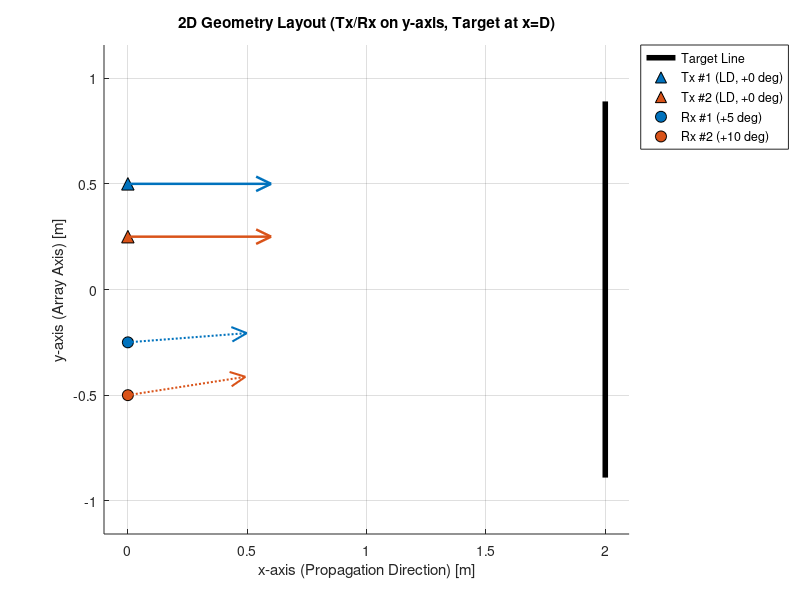
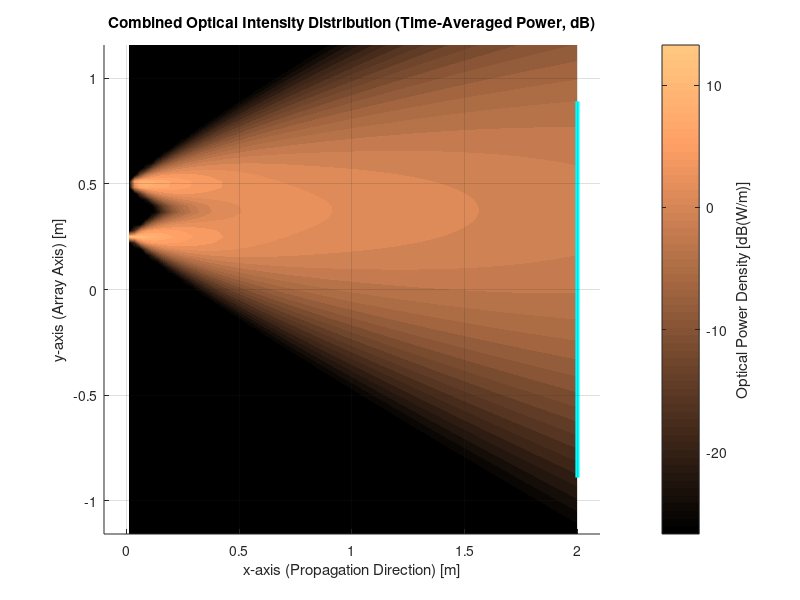
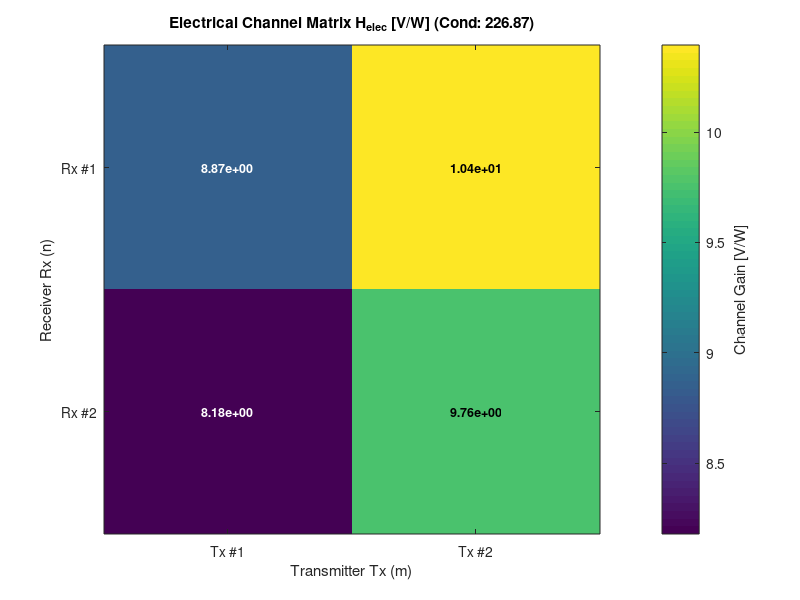
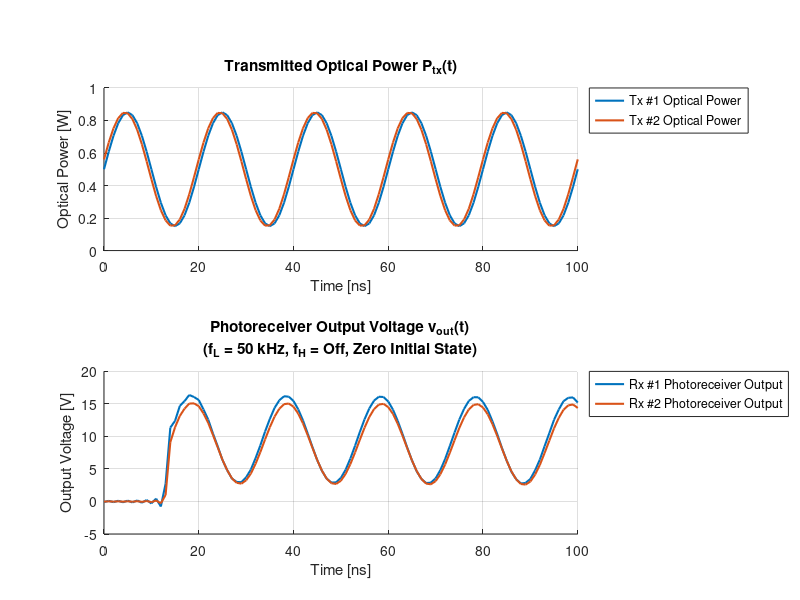

Recreate these plots in MATLAB, in order.
% =========================================================================
% 関数名: optical_mimo_simulation
%
% 【関数呼び出し形式】
%   [y, H_elec, H_opt, info] = optical_mimo_simulation(x, params);
%
% 【概要】
% 純粋な2次元直交座標系 (x, y) における光MIMO（インコヒーレント光・LiDAR反射型）
% 空間伝搬シミュレーション関数。
% 光路長差による伝搬時間遅延（Time of Flight: TOF）およびマルチパス広がりを
% 周波数領域複素伝達関数 H(f) により厳密にモデル化。
%
% 【2次元座標系の定義】
%   - x 軸: 前方進行方向（右向き正面が 0 度、距離 [m]）
%   - y 軸: アレイ配置・横方向軸 [m]
%   - 偏角 theta: 正面 (+x 方向) を 0 度とした xy 平面内の回転角 [deg]
%   - 光源 (Tx) / 受光器 (Rx): y 軸上 (x = 0) に配置
%   - 反射ターゲット: x = D に位置する y 軸方向の線分（微小線素パッチ分割）
%   - 空間光強度: 各座標 (x, y) における合成光パワー密度 [W/m]
%
% 【受光回路モデル】
%   - 受光モジュール (APD + 内蔵アンプ) の帯域を 1次HPF (低域遮断 hpf_cutoff) と
%     1次LPF (高域遮断 lpf_cutoff) で模擬 (例: 浜松ホトニクス C5658 = 0.05 MHz ～ 1 GHz)
%   - params.initial_state により送受信の初期状態を選択
%       'zero'  : t < 0 は無送信・受光回路は静止状態（光の到達遅延・点灯直後の過渡を観測）
%       'steady': 入力 x を1周期として繰り返し送信している定常状態
%                 （x の長さは信号周期の整数倍とすること）
% =========================================================================

function [y, H_elec, H_opt, info] = optical_mimo_simulation(x, params)

% ---------------------------------------------------------------------
% 1. 入力引数の検証およびパラメータの補完
% ---------------------------------------------------------------------
default_params = get_default_params();
if nargin < 2 || isempty(params)
params = default_params;
else
params = fill_missing_fields(params, default_params);
end

% 旧パラメータ dc_block との互換: dc_block = false が指定された場合は HPF を無効化
if isfield(params.rx_common, 'dc_block') && ~params.rx_common.dc_block
params.rx_common.hpf_cutoff = 0;
end

% ---------------------------------------------------------------------
% 2. 入力光信号 x の次元チェックと時間軸 t_vec の生成
% ---------------------------------------------------------------------
M_expected = length(params.tx_array);

if nargin < 1 || isempty(x)
% デフォルトテスト波形: 50 MHz 高周波正弦波、Tx #2 は位相 10 度ずらし
fs = params.fs;
t_vec = 0:(1/fs):100e-9;
num_samples = length(t_vec);
x = zeros(M_expected, num_samples);
f_carrier = 50.0e6;
for m = 1:M_expected
phase_offset = (m - 1) * (10.0 * pi / 180);
x(m, :) = 0.5 + 0.35 * sin(2 * pi * f_carrier * t_vec + phase_offset);
end
else
% 入力信号が転置されている場合の補正 (M x 1 を期待)
if size(x, 1) == 1 && size(x, 2) == M_expected
x = x.';
end
num_samples = size(x, 2);
if num_samples > 1
t_vec = (0:(num_samples - 1)) / params.fs;
else
t_vec = 0;  % 静的スナップショット
end
end

% ---------------------------------------------------------------------
% 3. 2次元反射ターゲット幾何（線分パッチ群）の生成
% ---------------------------------------------------------------------
target_geo = generate_target_geometry_2d(params.target);

% ---------------------------------------------------------------------
% 4. 2次元光チャネル行列 H_opt およびパッチ別遅延データの計算
% ---------------------------------------------------------------------
[H_opt, patch_data] = calculate_optical_channel_2d(params.tx_array, params.rx_array, ...
target_geo, params.rx_common, ...
params.medium_extinction);

% ---------------------------------------------------------------------
% 5. 静的電気チャネル行列 H_elec の計算 (DC / 準静的極限ゲイン)
% ---------------------------------------------------------------------
G_tia = params.rx_common.tia_gain;
R_resp = params.rx_common.responsivity;
H_elec = G_tia * R_resp * H_opt;

% ---------------------------------------------------------------------
% 6. 受光出力信号 y の算出（TOF伝搬遅延モデル対応）
% ---------------------------------------------------------------------
c_speed = 2.99792458e8 / params.refractive_index;
is_steady = strcmpi(params.initial_state, 'steady');

if num_samples > 1
% 時系列信号: パッチごとの伝搬遅延と受光回路の周波数特性を周波数領域伝達関数 H(f) で畳み込み
%   steady: 巡回畳み込み（周期送信の定常状態）、HPF も定常応答として周波数領域で適用
%   zero  : 線形畳み込み、HPF は時定数が解析区間より長いため時間領域の零初期状態 IIR で適用
dH_elec_patches = G_tia * R_resp * patch_data.dH;
tau_patches = patch_data.path_length / c_speed;
y_rx = simulate_tof_propagation(x, dH_elec_patches, tau_patches, params.fs, ...
params.rx_common, is_steady);
if ~is_steady
y_rx = apply_rx_highpass_zero_state(y_rx, params.rx_common.hpf_cutoff, params.fs);
end
else
% 静的スナップショット: 遅延は位相に影響しないため実数行列の瞬時積
% (DC解析のため、HPF 有効時は定常状態で DC 成分が遮断され出力 0)
y_rx = H_elec * x;
if params.rx_common.hpf_cutoff > 0
y_rx = zeros(size(y_rx));
end
end

y = apply_channel_noise(y_rx, params.noise_params);

% ---------------------------------------------------------------------
% 7. チャネル解析情報の収集
% ---------------------------------------------------------------------
sing_vals = svd(H_elec);
cond_num = cond(H_elec);

info.singular_values = sing_vals;
info.condition_number = cond_num;
info.rank = rank(H_elec);
info.target_geometry = target_geo;
info.H_optical = H_opt;
info.H_electrical = H_elec;
info.time_vector = t_vec;
info.patch_data = patch_data;

% ---------------------------------------------------------------------
% 8. 可視化レンダリング（enable_plot が true の場合のみ実行）
% ---------------------------------------------------------------------
if isfield(params, 'enable_plot') && params.enable_plot
render_simulation_visuals_2d(params, target_geo, H_elec, x, y, t_vec, cond_num);
end

end

% =========================================================================
% 内部関数群: 2次元デフォルトパラメータの取得 (2Tx x 2Rx)
% =========================================================================
function p = get_default_params()
p.medium_extinction = 0.0;     % 消散係数 (0.0: 空気中, >0: 水中 [1/m])
p.refractive_index = 1.0;      % 媒体屈折率 (空気中: 1.0, 純水: 1.33)
p.fs = 1.0e9;                  % サンプリング周波数 [Hz] (1 GHz)
p.initial_state = 'zero';      % 送受信の初期状態 ('zero': t<0 は無送信, 'steady': x の周期送信の定常状態)
p.enable_plot = true;          % 可視化フラグ
p.intensity_plot_scale = 'dB'; % 光強度分布図の表示スケール ('dB' または 'linear')
p.intensity_db_range = 40.0;   % dB表示時のダイナミックレンジ [dB] (最大値からの表示下限)

% 送信アレイ (Tx: x=0 の y軸上に配置, ターゲット平板に対し垂直 0 deg)
% Tx #1: (0, 0.50) [m]
p.tx_array(1).pos = [0.0,  0.50];
p.tx_array(1).type = 'LD';
p.tx_array(1).pointing_deg = 0.0;
p.tx_array(1).fwhm = 25.0;

% Tx #2: (0, 0.25) [m]
p.tx_array(2).pos = [0.0,  0.25];
p.tx_array(2).type = 'LD';
p.tx_array(2).pointing_deg = 0.0;
p.tx_array(2).fwhm = 25.0;

% 受光アレイ (Rx: x=0 の y軸上に配置)
% Rx #1: (0, -0.25) [m], 内向き +5 deg
p.rx_array(1).pos = [0.0, -0.25];
p.rx_array(1).pointing_deg =   5.0;

% Rx #2: (0, -0.50) [m], 内向き +10 deg
p.rx_array(2).pos = [0.0, -0.50];
p.rx_array(2).pointing_deg =  10.0;

% 受光器共通仕様 (2D受光開口幅)
p.rx_common.aperture_width = 0.01;         % 2D受光開口幅 [m] (10mm)
p.rx_common.fov_deg = 45.0;                % 視野角 半角 [deg]
p.rx_common.responsivity = 0.60;           % PD感度 [A/W]
p.rx_common.tia_gain = 1.0e4;              % TIAゲイン [V/A]
p.rx_common.hpf_cutoff = 0.05e6;           % 受光回路の低域遮断周波数 [Hz] (1次HPF, 0: 無効) C5658: 0.05 MHz
p.rx_common.lpf_cutoff = 0;                % 受光回路の高域遮断周波数 [Hz] (1次LPF, 0: 無効) C5658: 1 GHz

% 反射ターゲット (x = distance に置かれた y軸方向の線分壁)
p.target.distance = 2.0;                   % x 軸距離 [m]
p.target.length = 1.8;                     % y 方向の長さ [m]
p.target.num_patches = 90;                 % 分割パッチ数 (線素数)
p.target.reflectance = 0.80;               % 拡散反射率 (rho = 0.8)

% ノイズ設定
p.noise_params.enable = false;
p.noise_params.snr_db = 30.0;
end

% =========================================================================
% 内部関数: 未定義パラメータの再帰的補完
% =========================================================================
function user_s = fill_missing_fields(user_s, def_s)
if ~isstruct(user_s)
user_s = def_s;
return;
end

fnames = fieldnames(def_s);
for i = 1:length(fnames)
f = fnames{i};
if ~isfield(user_s, f)
user_s.(f) = def_s.(f);
else
if isstruct(def_s.(f)) && isstruct(user_s.(f)) && ...
numel(def_s.(f)) == 1 && numel(user_s.(f)) == 1
user_s.(f) = fill_missing_fields(user_s.(f), def_s.(f));
end
end
end
end

% =========================================================================
% 内部関数: 2次元反射ターゲット線分パッチ生成
% =========================================================================
function target = generate_target_geometry_2d(t_params)
K = t_params.num_patches;
L = t_params.length;
D = t_params.distance;

y_edges = linspace(-L / 2, L / 2, K + 1);
y_centers = (y_edges(1:end-1) + y_edges(2:end)) / 2;
dl = L / K;

target.p = zeros(K, 2);
target.p(:, 1) = D;                        % x 座標 (距離 D)
target.p(:, 2) = y_centers(:);             % y 座標
target.n = repmat([-1.0, 0.0], K, 1);      % 法線は正面を向く (-x 方向)
target.dl = dl * ones(K, 1);               % 各パッチの線素長 [m]
target.rho = t_params.reflectance;
end

% =========================================================================
% 内部関数: 2次元光伝搬結合係数およびパッチ別光路長の計算
% =========================================================================
function [H_opt, patch_data] = calculate_optical_channel_2d(tx_array, rx_array, target, rx_common, c_ext)
M = length(tx_array);
N = length(rx_array);
K = size(target.p, 1);

H_opt = zeros(N, M);
dH_tensor = zeros(N, M, K);
path_tensor = zeros(N, M, K);

for m = 1:M
tx_pos = tx_array(m).pos(1:2);
pointing_tx = tx_array(m).pointing_deg;
v_tx = [cosd(pointing_tx), sind(pointing_tx)];
fwhm_m = tx_array(m).fwhm;
type_m = tx_array(m).type;

% Tx_m から全パッチへの幾何計算
d1_vec = target.p - repmat(tx_pos, K, 1);
r1 = sqrt(sum(d1_vec.^2, 2));
u1 = d1_vec ./ repmat(max(r1, 1e-6), 1, 2);

cos_alpha = sum(repmat(v_tx, K, 1) .* u1, 2);
cos_alpha = max(min(cos_alpha, 1.0), -1.0);
alpha_deg = acosd(cos_alpha);

cos_psi1 = sum(-u1 .* target.n, 2);
cos_psi1 = max(cos_psi1, 0.0);

R_tx = eval_tx_radiation_2d(alpha_deg, fwhm_m, type_m);
E_patch = (R_tx .* cos_psi1 ./ max(r1, 1e-6)) .* exp(-c_ext * r1);

for n = 1:N
    rx_pos = rx_array(n).pos(1:2);
    pointing_rx = rx_array(n).pointing_deg;
    v_rx = [cosd(pointing_rx), sind(pointing_rx)];

    % パッチから Rx_n への幾何計算
    d2_vec = repmat(rx_pos, K, 1) - target.p;
    r2 = sqrt(sum(d2_vec.^2, 2));
    u2 = d2_vec ./ repmat(max(r2, 1e-6), 1, 2);

    cos_theta2 = sum(u2 .* target.n, 2);
    cos_theta2 = max(cos_theta2, 0.0);

    cos_psi2 = sum(-u2 .* repmat(v_rx, K, 1), 2);
    cos_psi2 = max(min(cos_psi2, 1.0), -1.0);
    psi2_deg = acosd(cos_psi2);

    fov_mask = double(psi2_deg <= rx_common.fov_deg);

    dH = (E_patch * (target.rho / 2.0)) .* ...
         (cos_theta2 .* cos_psi2 ./ max(r2, 1e-6)) .* ...
         rx_common.aperture_width .* exp(-c_ext * r2) .* fov_mask .* target.dl;

    H_opt(n, m) = sum(dH);
    dH_tensor(n, m, :) = dH;
    path_tensor(n, m, :) = r1 + r2;   % 往復光路長 [m]
end


end

patch_data.dH = dH_tensor;
patch_data.path_length = path_tensor;
end

% =========================================================================
% 内部関数: TOF周波数領域伝達関数による時系列信号の厳密伝搬シミュレーション
%   is_periodic = true : x を1周期とする周期送信の定常状態（巡回畳み込み、HPF も周波数領域で適用）
%   is_periodic = false: t < 0 は無送信（ゼロパディングによる線形畳み込み、HPF は呼び出し側で適用）
% =========================================================================
function y_out = simulate_tof_propagation(x, dH_elec_patches, tau_patches, fs, rx_common, is_periodic)
[M, num_samples] = size(x);
N = size(dH_elec_patches, 1);

if is_periodic
n_pad = 0;
else
max_tau = max(tau_patches(:));
n_pad = ceil(max_tau * fs) + 64;
end
n_fft = num_samples + n_pad;

% 正の周波数ベクトル（DCからナイキスト周波数まで）
num_pos = floor(n_fft / 2) + 1;
f_pos = (0:(num_pos - 1)) * (fs / n_fft);

% 受光回路の周波数特性（LPF、定常状態では HPF も含む）
H_rx_half = eval_rx_frequency_response(f_pos, rx_common, is_periodic);

y_out = zeros(N, num_samples);

% 送信波形をゼロパディングしてFFT（定常状態ではパディングなしの巡回畳み込み）
X_fft = zeros(M, n_fft);
for m = 1:M
x_padded = [x(m, :), zeros(1, n_pad)];
X_fft(m, :) = fft(x_padded);
end

for n = 1:N
Y_fft_n = zeros(1, n_fft);
for m = 1:M
dH_km = squeeze(dH_elec_patches(n, m, :));     % [K x 1]
tau_km = squeeze(tau_patches(n, m, :));         % [K x 1]

    % 各パッチの位相回転 exp(-j 2*pi*f*tau) を積分した伝達関数 H(f)
    phase_mat = -2.0 * pi * (tau_km * f_pos);       % [K x num_pos]
    H_half = sum(repmat(dH_km, 1, num_pos) .* exp(1i * phase_mat), 1) .* H_rx_half;

    % エルミート対称性を持たせて全周波数ベクトルを構築
    H_full = zeros(1, n_fft);
    H_full(1:num_pos) = H_half;
    if mod(n_fft, 2) == 0
        H_full((num_pos + 1):n_fft) = conj(H_half(end-1:-1:2));
    else
        H_full((num_pos + 1):n_fft) = conj(H_half(end:-1:2));
    end

    Y_fft_n = Y_fft_n + X_fft(m, :) .* H_full;
end
y_time = real(ifft(Y_fft_n));
y_out(n, :) = y_time(1:num_samples);


end
end

% =========================================================================
% 内部関数: 2次元放射パターン評価 (LED / LD)
%   戻り値 R(alpha) [1/rad] は -90 ～ +90 deg の角度積分が 1 となるよう正規化。
%   送信光パワー P [W] に対する放射強度は P * R(alpha) [W/rad] となる。
% =========================================================================
function R = eval_tx_radiation_2d(alpha_deg, fwhm_deg, type)
if strcmpi(type, 'LED')
cos_half = cosd(min(fwhm_deg / 2.0, 89.0));
m_order = -log(2.0) / log(cos_half);
% 正規化積分: int_{-pi/2}^{pi/2} cos^m(a) da = sqrt(pi) * Gamma((m+1)/2) / Gamma(m/2+1)
norm_int = sqrt(pi) * exp(gammaln((m_order + 1) / 2) - gammaln(m_order / 2 + 1));
rad = alpha_deg * (pi / 180.0);
R = zeros(size(alpha_deg));
valid = abs(alpha_deg) <= 90.0;
R(valid) = (cos(rad(valid)).^m_order) / norm_int;
else
sigma = (fwhm_deg / 2.0) / sqrt(2 * log(2));
% 正規化積分: int_{-pi/2}^{pi/2} exp(-a^2 / (2 sigma^2)) da
sigma_rad = sigma * (pi / 180.0);
norm_int = sqrt(2 * pi) * sigma_rad * erf((pi / 2) / (sqrt(2) * sigma_rad));
R = exp(-0.5 * (alpha_deg ./ sigma).^2) / norm_int;
R(abs(alpha_deg) > 90.0) = 0.0;
end
end

% =========================================================================
% 内部関数: 受光回路の周波数特性 (1次LPF・1次HPF のアナログ伝達関数)
%   H_LPF(f) = 1 / (1 + j f / f_H),  H_HPF(f) = (j f / f_L) / (1 + j f / f_L)
% =========================================================================
function H_rx = eval_rx_frequency_response(f, rx_common, include_hpf)
H_rx = ones(size(f));

f_H = rx_common.lpf_cutoff;
if f_H > 0 && isfinite(f_H)
H_rx = H_rx ./ (1 + 1i * f / f_H);
end

f_L = rx_common.hpf_cutoff;
if include_hpf && f_L > 0
jf = 1i * f / f_L;
H_rx = H_rx .* (jf ./ (1 + jf));
end
end

% =========================================================================
% 内部関数: 受光回路 1次HPF（AC結合）の零初期状態応答
%   t < 0 で回路が静止している状態から、因果的な IIR フィルタとして時間領域で適用。
%   HPF の時定数 1/(2 pi f_L) は解析区間より十分長いため、周波数領域ではなく
%   双一次変換（プリワーピング付き）による時間領域処理とする。
% =========================================================================
function y_out = apply_rx_highpass_zero_state(y_in, f_L, fs)
y_out = y_in;
if f_L <= 0
return;
end

K = tan(pi * f_L / fs);
b = [1, -1] / (1 + K);
a = [1, (K - 1) / (1 + K)];
for n = 1:size(y_in, 1)
y_out(n, :) = filter(b, a, y_in(n, :));
end
end

% =========================================================================
% 内部関数: チャネル雑音の付加
% =========================================================================
function y_out = apply_channel_noise(y_in, noise_params)
if ~isfield(noise_params, 'enable') || ~noise_params.enable
y_out = y_in;
return;
end

y_out = y_in;
if isfield(noise_params, 'snr_db')
snr_linear = 10^(noise_params.snr_db / 10);
sig_power = mean(y_in(:).^2);
if sig_power <= 0
sig_power = 1.0;
end
noise_var = sig_power / max(snr_linear, 1e-12);
noise = sqrt(noise_var) * randn(size(y_in));
y_out = y_out + noise;
end
end

% =========================================================================
% 内部関数: 2次元可視化レンダリング（1グラフ1Figure、波形は上下1Figure）
% =========================================================================
function render_simulation_visuals_2d(params, target, H_elec, X, Y, t, cond_num)
M = length(params.tx_array);
N = length(params.rx_array);

colors_tx = lines(max(M, 3));
colors_rx = lines(max(N, 5));

D_target = target.p(1, 1);
y_min_t  = min(target.p(:, 2));
y_max_t  = max(target.p(:, 2));

% 表示範囲: ターゲット・Tx・Rx の y 座標をすべて含み、距離 D に応じた余白を付加
y_all = [y_min_t, y_max_t, ...
arrayfun(@(s) s.pos(2), params.tx_array), ...
arrayfun(@(s) s.pos(2), params.rx_array)];
y_margin = 0.15 * max(max(y_all) - min(y_all), 0.05 * D_target);
y_lim_plot = [min(y_all) - y_margin, max(y_all) + y_margin];
x_margin = 0.05 * D_target;

% ---------------------------------------------------------------------
% Figure 1: 2D幾何配置図 (2D Geometry Layout)
%   距離 D と y 方向の広がりの比が大きくても潰れないよう axis equal は使わない
%   (矢印は実際の指向方向を示すが、x と y の縮尺は一致しない)
% ---------------------------------------------------------------------
figure('Name', 'Optical MIMO 2D - Geometry Layout', ...
'NumberTitle', 'off', 'Position', [50, 480, 580, 420]);
hold on; grid on;
xlabel('x-axis (Propagation Direction) [m]');
ylabel('y-axis (Array Axis) [m]');
title('2D Geometry Layout (Tx/Rx on y-axis, Target at x=D)');

plot([D_target, D_target], [y_min_t, y_max_t], 'k-', 'LineWidth', 4.0, 'DisplayName', 'Target Line');

len_arrow_tx = 0.30 * D_target;   % Tx 矢印幹の長さ [m] (ターゲット距離に比例)
len_arrow_rx = 0.25 * D_target;   % Rx 矢印幹の長さ [m] (ターゲット距離に比例)

for m = 1:M
pos = params.tx_array(m).pos;
theta = params.tx_array(m).pointing_deg;
plot(pos(1), pos(2), '^', 'MarkerSize', 9, ...
'MarkerFaceColor', colors_tx(m, :), 'Color', 'k', ...
'DisplayName', sprintf('Tx #%d (%s, %+.0f deg)', m, params.tx_array(m).type, theta));
end

for n = 1:N
pos = params.rx_array(n).pos;
theta = params.rx_array(n).pointing_deg;
plot(pos(1), pos(2), 'o', 'MarkerSize', 8, ...
'MarkerFaceColor', colors_rx(n, :), 'Color', 'k', ...
'DisplayName', sprintf('Rx #%d (%+.0f deg)', n, theta));
end
legend('Location', 'northeastoutside');
xlim([-x_margin, D_target + x_margin]);
ylim(y_lim_plot);

% 矢印は凡例・表示範囲の確定後に描画（矢じりの形状を画面上で一定に保つため）
for m = 1:M
theta = params.tx_array(m).pointing_deg;
draw_pointing_arrow_2d(params.tx_array(m).pos, [cosd(theta), sind(theta)], len_arrow_tx, ...
    colors_tx(m, :), '-', 1.8);
end

for n = 1:N
% Rx 矢印: 細かく密なドット点線 (':')
theta = params.rx_array(n).pointing_deg;
draw_pointing_arrow_2d(params.rx_array(n).pos, [cosd(theta), sind(theta)], len_arrow_rx, ...
    colors_rx(n, :), ':', 1.5);
end

% ---------------------------------------------------------------------
% Figure 2: 空間 (x, y) における合成光強度分布ヒートマップ
% ---------------------------------------------------------------------
figure('Name', 'Optical MIMO 2D - Optical Intensity Distribution', ...
'NumberTitle', 'off', 'Position', [650, 480, 600, 420]);
hold on; grid on;

num_samples = size(X, 2);
if num_samples > 1
P_weights = mean(X, 2);
weight_mode_str = 'Time-Averaged Power';
else
P_weights = X;
weight_mode_str = 'Static Power';
end

gx = linspace(0.01, D_target, 80);
gy = linspace(y_lim_plot(1), y_lim_plot(2), 80);
[GX, GY] = meshgrid(gx, gy);
field_intensity = zeros(size(GX));

for m = 1:M
t_pos = params.tx_array(m).pos;
v_m = [cosd(params.tx_array(m).pointing_deg), sind(params.tx_array(m).pointing_deg)];
dx = GX - t_pos(1);
dy = GY - t_pos(2);
dist = sqrt(dx.^2 + dy.^2);
cos_ang = (dx * v_m(1) + dy * v_m(2)) ./ max(dist, 1e-6);
ang = acosd(max(min(cos_ang, 1.0), -1.0));
rad_pat = eval_tx_radiation_2d(ang, params.tx_array(m).fwhm, params.tx_array(m).type);

field_intensity = field_intensity + ...
    P_weights(m) * (rad_pat ./ max(dist, 0.05)) .* exp(-params.medium_extinction * dist);


end

use_db = strcmpi(params.intensity_plot_scale, 'dB');
if use_db
% dB表示: 最大値から intensity_db_range [dB] 下までを表示範囲とする
I_max = max(field_intensity(:));
if I_max <= 0
    I_max = 1e-30;
end
db_top = 10 * log10(I_max);
db_floor = db_top - params.intensity_db_range;
field_plot = 10 * log10(max(field_intensity, 10^(db_floor / 10)));
cb_label_str = 'Optical Power Density [dB(W/m)]';
scale_str = 'dB';
else
field_plot = field_intensity;
cb_label_str = 'Optical Power Density [W/m]';
scale_str = 'Linear';
end

contourf(GX, GY, field_plot, 25, 'LineStyle', 'none');
h_cb_field = colorbar;
ylabel(h_cb_field, cb_label_str);
if use_db
caxis([db_floor, db_top]);
end
try
colormap(gca, 'copper');
catch
colormap('copper');
end
plot([D_target, D_target], [y_min_t, y_max_t], 'c-', 'LineWidth', 3.0);
title(sprintf('Combined Optical Intensity Distribution (%s, %s)', weight_mode_str, scale_str));
xlabel('x-axis (Propagation Direction) [m]');
ylabel('y-axis (Array Axis) [m]');
xlim([-x_margin, D_target + x_margin]);
ylim(y_lim_plot);

% ---------------------------------------------------------------------
% Figure 3: 電気チャネル行列 H_elec ヒートマップ (DC極限)
% ---------------------------------------------------------------------
figure('Name', 'Optical MIMO 2D - Electrical Channel Matrix', ...
'NumberTitle', 'off', 'Position', [50, 40, 580, 390]);
imagesc(H_elec);
h_cb = colorbar;
ylabel(h_cb, 'Channel Gain [V/W]');
title(sprintf('Electrical Channel Matrix H_{elec} [V/W] (Cond: %.2f)', cond_num));
xlabel('Transmitter Tx (m)');
ylabel('Receiver Rx (n)');
set(gca, 'XTick', 1:M, 'YTick', 1:N);
set(gca, 'XTickLabel', arrayfun(@(i) sprintf('Tx #%d', i), 1:M, 'UniformOutput', false));
set(gca, 'YTickLabel', arrayfun(@(i) sprintf('Rx #%d', i), 1:N, 'UniformOutput', false));

h_min = min(H_elec(:));
h_max = max(H_elec(:));
h_range = max(h_max - h_min, 1e-12);
for n = 1:N
for m = 1:M
val = H_elec(n, m);
norm_val = (val - h_min) / h_range;
if norm_val > 0.55
text_col = 'k';
else
text_col = 'w';
end
text(m, n, sprintf('%.2e', val), ...
'HorizontalAlignment', 'center', 'Color', text_col, 'FontWeight', 'bold', 'FontSize', 9);
end
end

% ---------------------------------------------------------------------
% Figure 4: 送信光パワー波形（上段）および受光モジュール出力電圧波形（下段）
% ---------------------------------------------------------------------
figure('Name', 'Optical MIMO 2D - Transmitted Power and Photoreceiver Output', ...
'NumberTitle', 'off', 'Position', [650, 40, 760, 560]);

% 受光回路の帯域・初期状態の表示文字列
if strcmpi(params.initial_state, 'steady')
state_str = 'Steady State';
else
state_str = 'Zero Initial State';
end
rx_band_str = sprintf('f_L = %s, f_H = %s', ...
format_freq_str(params.rx_common.hpf_cutoff), format_freq_str(params.rx_common.lpf_cutoff));

if length(t) > 1
t_max = max(t);
if t_max < 1.0e-6
t_scale = 1.0e9;
t_unit = 'ns';
elseif t_max < 1.0e-3
t_scale = 1.0e6;
t_unit = 'us';
else
t_scale = 1.0e3;
t_unit = 'ms';
end
t_disp = t * t_scale;

% 上段: 送信光パワー波形 P_tx(t)
ax_tx = subplot(2, 1, 1);
hold on; grid on;
for m = 1:M
    plot(t_disp, X(m, :), 'LineWidth', 1.5, 'Color', colors_tx(m, :), ...
        'DisplayName', sprintf('Tx #%d Optical Power', m));
end
xlabel(sprintf('Time [%s]', t_unit));
ylabel('Optical Power [W]');
xlim([0, max(t_disp)]);
title('Transmitted Optical Power P_{tx}(t)');
legend('Location', 'northeastoutside');

% 下段: 受光モジュール出力電圧波形 v_out(t)
ax_rx = subplot(2, 1, 2);
hold on; grid on;
for n = 1:N
    plot(t_disp, Y(n, :), 'LineWidth', 1.5, 'Color', colors_rx(n, :), ...
        'DisplayName', sprintf('Rx #%d Photoreceiver Output', n));
end
xlabel(sprintf('Time [%s]', t_unit));
ylabel('Output Voltage [V]');
xlim([0, max(t_disp)]);
title({'Photoreceiver Output Voltage v_{out}(t)', sprintf('(%s, %s)', rx_band_str, state_str)});
legend('Location', 'northeastoutside');

% 凡例を軸の外に置いた上で、上下の時間軸の幅をそろえる
drawnow;
pos_tx = get(ax_tx, 'Position');
pos_rx = get(ax_rx, 'Position');
ax_width = min(pos_tx(3), pos_rx(3));
set(ax_tx, 'Position', [pos_tx(1), pos_tx(2), ax_width, pos_tx(4)]);
set(ax_rx, 'Position', [pos_rx(1), pos_rx(2), ax_width, pos_rx(4)]);


else
subplot(2, 1, 1);
bar(1:M, X, 'FaceColor', [0.85, 0.45, 0.2]);
xlabel('Transmitter Tx (m)');
ylabel('Optical Power [W]');
set(gca, 'XTick', 1:M);
set(gca, 'XTickLabel', arrayfun(@(i) sprintf('Tx #%d', i), 1:M, 'UniformOutput', false));
title('Transmitted Static Optical Power P_{tx}');

subplot(2, 1, 2);
bar(1:N, Y, 'FaceColor', [0.2, 0.5, 0.8]);
xlabel('Receiver Rx (n)');
ylabel('Output Voltage [V]');
set(gca, 'XTick', 1:N);
set(gca, 'XTickLabel', arrayfun(@(i) sprintf('Rx #%d', i), 1:N, 'UniformOutput', false));
title({'Photoreceiver Static Output Voltage v_{out}', sprintf('(%s, DC Analysis)', rx_band_str)});


end

end

% =========================================================================
% 内部関数: 指向方向矢印の描画（x, y の縮尺が異なる軸でも矢じり形状を一定に保つ）
%   矢印の幹はデータ座標上の実際の指向方向に描き、矢じりは画面ピクセル座標で
%   一定の大きさ・開き角となるよう計算してデータ座標に戻す。
% =========================================================================
function draw_pointing_arrow_2d(p0, v_dir, len, color, line_style, line_width)
p0 = p0(1:2);
tip = p0 + len * v_dir;

% 現在の軸における 1 ピクセルあたりのデータ量 [m/px]
drawnow;
ax = gca;
old_units = get(ax, 'Units');
set(ax, 'Units', 'pixels');
ax_pos = get(ax, 'Position');
set(ax, 'Units', old_units);
x_lim = get(ax, 'XLim');
y_lim = get(ax, 'YLim');
s_px = [diff(x_lim) / ax_pos(3), diff(y_lim) / ax_pos(4)];

% 矢印をピクセル座標に変換し、矢じりの2辺を求める
d_px = (tip - p0) ./ s_px;
L_px = norm(d_px);
if L_px <= 0
return;
end
u_px = d_px / L_px;
head_px = min(12.0, 0.35 * L_px);      % 矢じりの長さ [px]
head_ang = 25.0;                        % 矢じりの開き半角 [deg]
rot_p = [cosd(head_ang), -sind(head_ang); sind(head_ang), cosd(head_ang)];
rot_m = rot_p.';
w1 = tip - head_px * (rot_p * u_px.').' .* s_px;
w2 = tip - head_px * (rot_m * u_px.').' .* s_px;

plot([p0(1), tip(1)], [p0(2), tip(2)], 'Color', color, 'LineStyle', line_style, ...
'LineWidth', line_width, 'HandleVisibility', 'off');
plot([w1(1), tip(1), w2(1)], [w1(2), tip(2), w2(2)], 'Color', color, 'LineStyle', '-', ...
'LineWidth', line_width, 'HandleVisibility', 'off');
end

% =========================================================================
% 内部関数: 周波数の表示用文字列 (0 以下・非有限は 'Off')
% =========================================================================
function s = format_freq_str(f)
if ~(f > 0) || ~isfinite(f)
s = 'Off';
elseif f >= 1e9
s = sprintf('%g GHz', f / 1e9);
elseif f >= 1e6
s = sprintf('%g MHz', f / 1e6);
elseif f >= 1e3
s = sprintf('%g kHz', f / 1e3);
else
s = sprintf('%g Hz', f);
end
end
